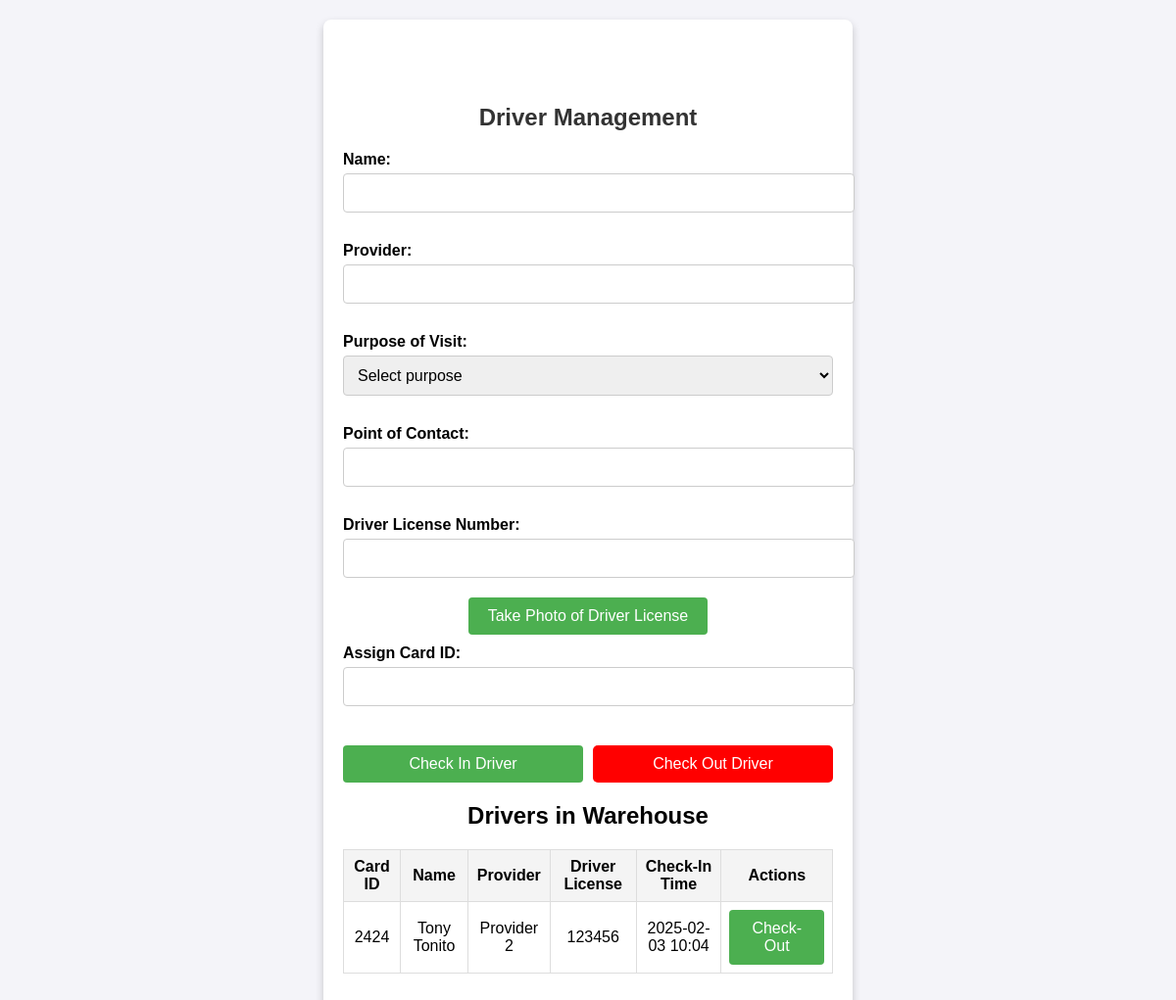
Before: /drivers with the older database file.
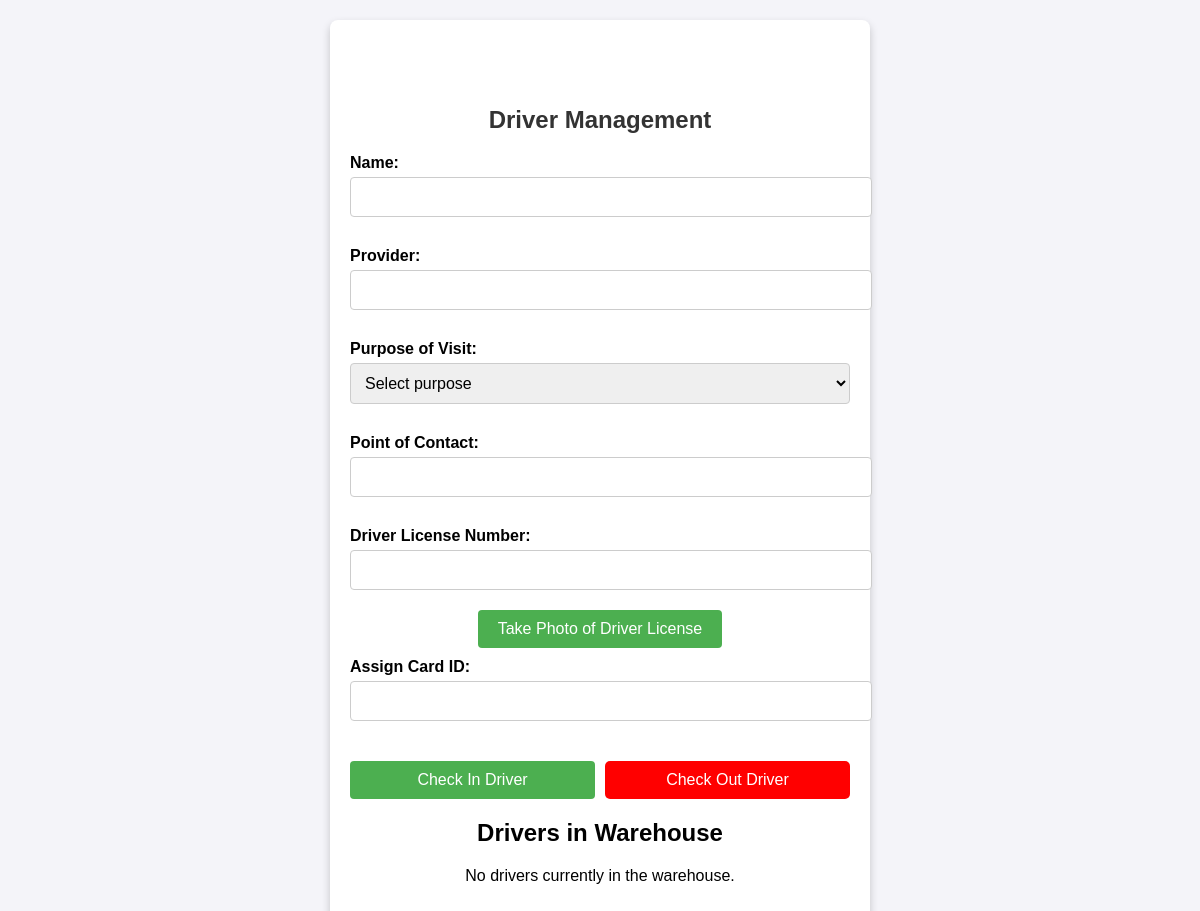
After: the same page with the newer database file.
### app.py (models this page shows)
class Driver(db.Model):
    id = db.Column(db.Integer, primary_key=True)
    name = db.Column(db.String(100), nullable=False)
    provider_name = db.Column(db.String(100), nullable=False)
    truck_license = db.Column(db.String(50), nullable=False)
    card_id = db.Column(db.String(50), unique=True, nullable=False)
    purpose_of_visit = db.Column(db.String(100), nullable=False)  # New column
    point_of_contact = db.Column(db.String(100), nullable=False)  # New column
    check_in_time = db.Column(db.DateTime, default=lambda: datetime.now().replace(microsecond=0))
    check_out_time = db.Column(db.DateTime, nullable=True)

### app.py (the view, shortened to what this page needs)
@app.route("/drivers", methods=["GET", "POST"])
def drivers():
    active_drivers = Driver.query.filter(Driver.check_out_time.is_(None)).all()
    return render_template("drivers.html", drivers=active_drivers)

### templates/drivers.html (shortened to what this page needs)
<!DOCTYPE html>
<html lang="en">
<head>
    <link rel="stylesheet" href="{{ url_for('static', filename='styles.css') }}">
</head>
<body>
    <div class="container">
        <h1>Driver Management</h1>
<form method="POST" enctype="multipart/form-data">
    <label for="driver_name">Name:</label>
    <input type="text" id="driver_name" name="driver_name" required>
    <label for="provider_name">Provider:</label>
    <input type="text" id="provider_name" name="Provider" required>
    <label for="purpose_of_visit">Purpose of Visit:</label>
    <select id="purpose_of_visit" name="purpose_of_visit" required>
        <option value="" disabled selected>Select purpose</option>
    </select>
    <label for="point_of_contact">Point of Contact:</label>
    <input type="text" id="point_of_contact" name="point_of_contact" required>
    <label for="truck_license">Driver License Number:</label>
    <div class="inline-field">
        <input type="text" id="truck_license" name="truck_license" required>
        <button type="button" id="photo-button" class="inline-button">Take Photo of Driver License</button>
    </div>
    <label for="card_id">Assign Card ID:</label>
    <input type="text" id="card_id" name="card_id" readonly required>
<div class="button-container">
    <button type="button" id="scan-qr-button">Check In Driver</button>
    <button type="button" id="check-out-qr-button" class="red-button">Check Out Driver</button>
</div>
</form>
        <h2>Drivers in Warehouse</h2>
        {% if drivers %}
            <table>
                <thead>
                    <tr>
                        <th>Card ID</th>
                        <th>Name</th>
                        <th>Provider</th>
                        <th>Driver License</th>
                        <th>Check-In Time</th>
                        <th>Actions</th>
                    </tr>
                </thead>
                <tbody>
                    {% for driver in drivers %}
                        <tr>
                            <td>{{ driver.card_id }}</td>
                            <td>{{ driver.name }}</td>
                            <td>{{ driver.provider_name }}</td>
                            <td>{{ driver.truck_license }}</td>
                            <td>{{ driver.check_in_time.strftime('%Y-%m-%d %H:%M') }}</td>
                            <td>
                                <form method="POST" action="{{ url_for('checkout', card_id=driver.card_id | safe) }}" style="display:inline;">
                                    <button type="submit">Check-Out</button>
                                </form>
                            </td>
                        </tr>
                    {% endfor %}
                </tbody>
            </table>
        {% else %}
            <p>No drivers currently in the warehouse.</p>
        {% endif %}
    </div>
</body>
</html>

### static/styles.css (style rules this page uses)
body { font-family: Arial, sans-serif; background-color: #f4f4f9; margin: 0; padding: 0; display: flex; justify-content: center; align-items: flex-start; min-height: 100vh; }
.container { background: #ffffff; border-radius: 8px; box-shadow: 0 4px 8px rgba(0, 0, 0, 0.2); width: 90%; max-width: 500px; padding: 20px; text-align: center; margin-top: 20px; padding-top: 70px; }
h1 { color: #333; margin-bottom: 20px; font-size: 24px; text-align: center; word-wrap: break-word; }
form { margin-top: 20px; }
label { display: block; text-align: left; font-weight: bold; margin: 10px 0 5px; }
input, select { width: 100%; padding: 10px; margin-bottom: 20px; border: 1px solid #ccc; border-radius: 4px; font-size: 16px; }
button { background-color: #4CAF50; color: white; padding: 10px 20px; border: none; border-radius: 4px; cursor: pointer; font-size: 16px; }
.red-button { background-color: red; color: white; border: none; padding: 10px 20px; font-size: 16px; cursor: pointer; border-radius: 5px; transition: background-color 0.3s ease; }
.button-container { display: flex; justify-content: space-between; gap: 10px; margin-top: 20px; }
button { flex: 1; text-align: center; }

Changed rows visible on the page:
no longer on this page (row edited): Driver: card_id "2424", name "Tony Tonito", provider_name "Provider 2", truck_license "123456", check_in_time "2025-02-03 10:04"
Other visible differences:
text no longer shown: "Card ID Name Provider Driver License Check-In Time Actions"
text now shown: "No drivers currently in the warehouse."
